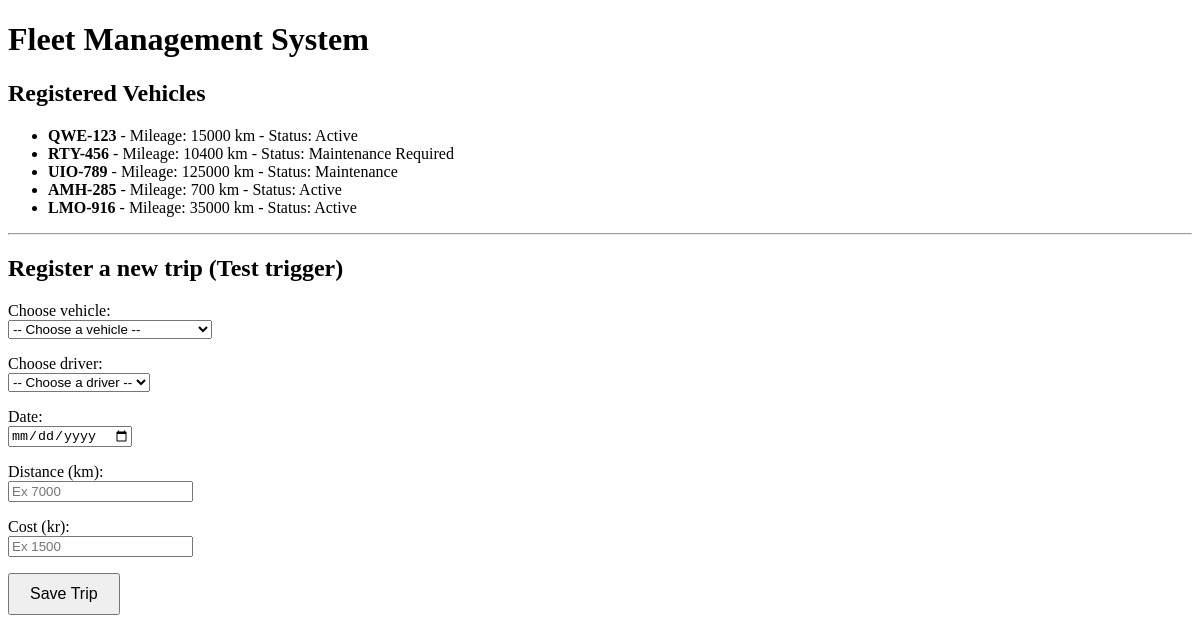
Before: / with the older database file.
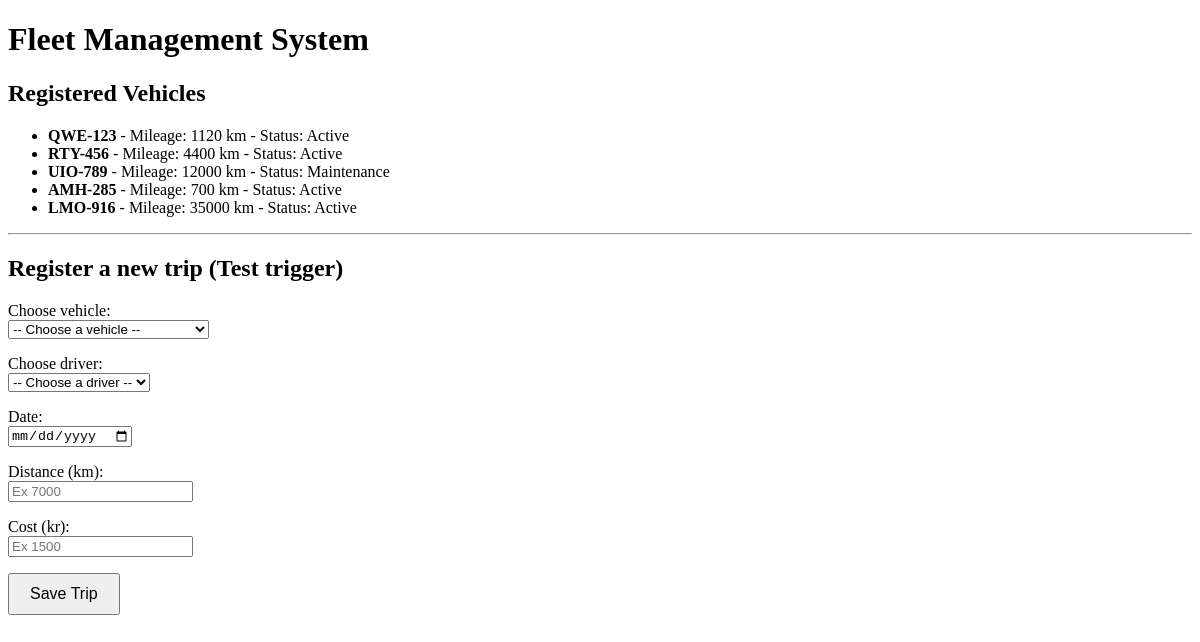
After: the same page with the newer database file.
### tables this page shows
CREATE TABLE Vehicles (
    VehicleID INTEGER PRIMARY KEY AUTOINCREMENT,
    LicensePlate VARCHAR(50) UNIQUE NOT NULL,
    Mileage INTEGER DEFAULT (0),
    Status VARCHAR(50) DEFAULT 'Active'
);

### app.py (the view)
@app.route('/')
def index():
    conn = get_db_connection()
    vehicles=conn.execute('SELECT * FROM Vehicles').fetchall()
    drivers= conn.execute('SELECT * FROM Drivers').fetchall()
    conn.close()
    return render_template('index.html',vehicles=vehicles, drivers=drivers)

### app.py (called while the page is built)
def get_db_connection():
    conn = sqlite3.connect('fleet.db')
    conn.row_factory = sqlite3.Row
    return conn

### templates/index.html (shortened to what this page needs)
<!DOCTYPE html>
<html lang="en">
<head>
</head>
<body>
    <h1>Fleet Management System</h1>
    <h2>Registered Vehicles</h2>
    <ul>
        {% for vehicle in vehicles %}
            <li>
                <strong>{{ vehicle['LicensePlate'] }}</strong>
                - Mileage: {{ vehicle['Mileage']}} km
                - Status: {{ vehicle['Status']}}
                </li>
        {% endfor %}
    </ul>
    <hr>
    <h2>Register a new trip (Test trigger)</h2>
    <form action="/add_trip" method = "POST">
        <p>
            <label>Choose vehicle:</label><br>
            <select name="vehicle_id" required>
                <option value="">-- Choose a vehicle --</option>
            </select>
        </p>
        <p>
            <label>Choose driver:</label><br>
            <select name="driver_id" required>
                <option value="">-- Choose a driver --</option>
            </select>
        </p>
        <p>
            <label>Date: </label><br>
            <input type="date" name="date" required>
        </p>
        <p>
            <label>Distance (km): </label><br>
            <input type="number" name="distance" placeholder="Ex 7000" required>
        </p>
        <p>
            <label>Cost (kr): </label><br>
            <input type="number" name="cost" placeholder="Ex 1500" required>
        </p>
        <button type="submit" style="padding: 10px 20px; font-size: 16px;">Save Trip</button>
    </form>
</body>
</html>

Changed rows visible on the page:
changed Vehicles "QWE-123": Mileage "15000" → "1120"
changed Vehicles "RTY-456": Mileage "10400" → "4400"; Status "Maintenance Required" → "Active"
changed Vehicles "UIO-789": Mileage "125000" → "12000"
